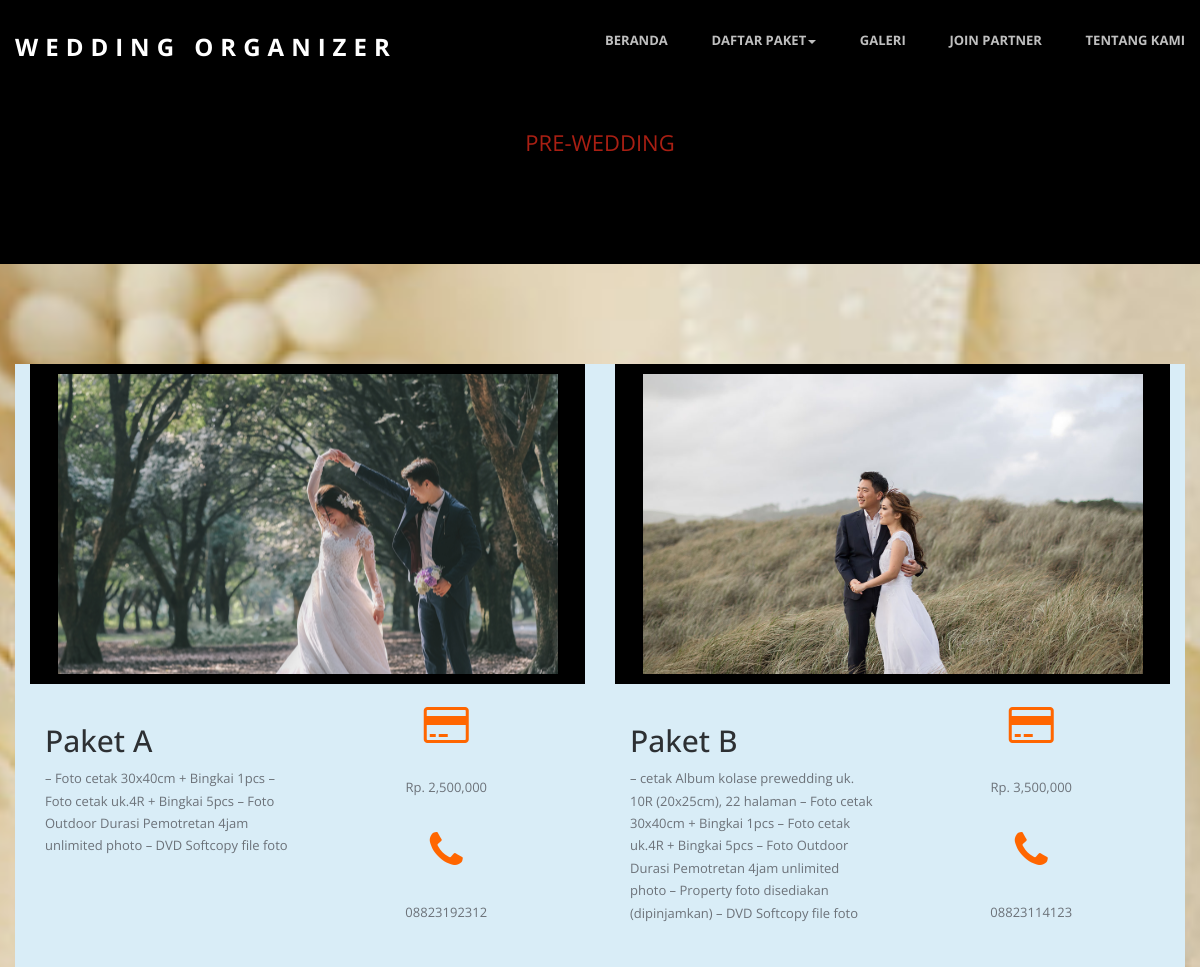
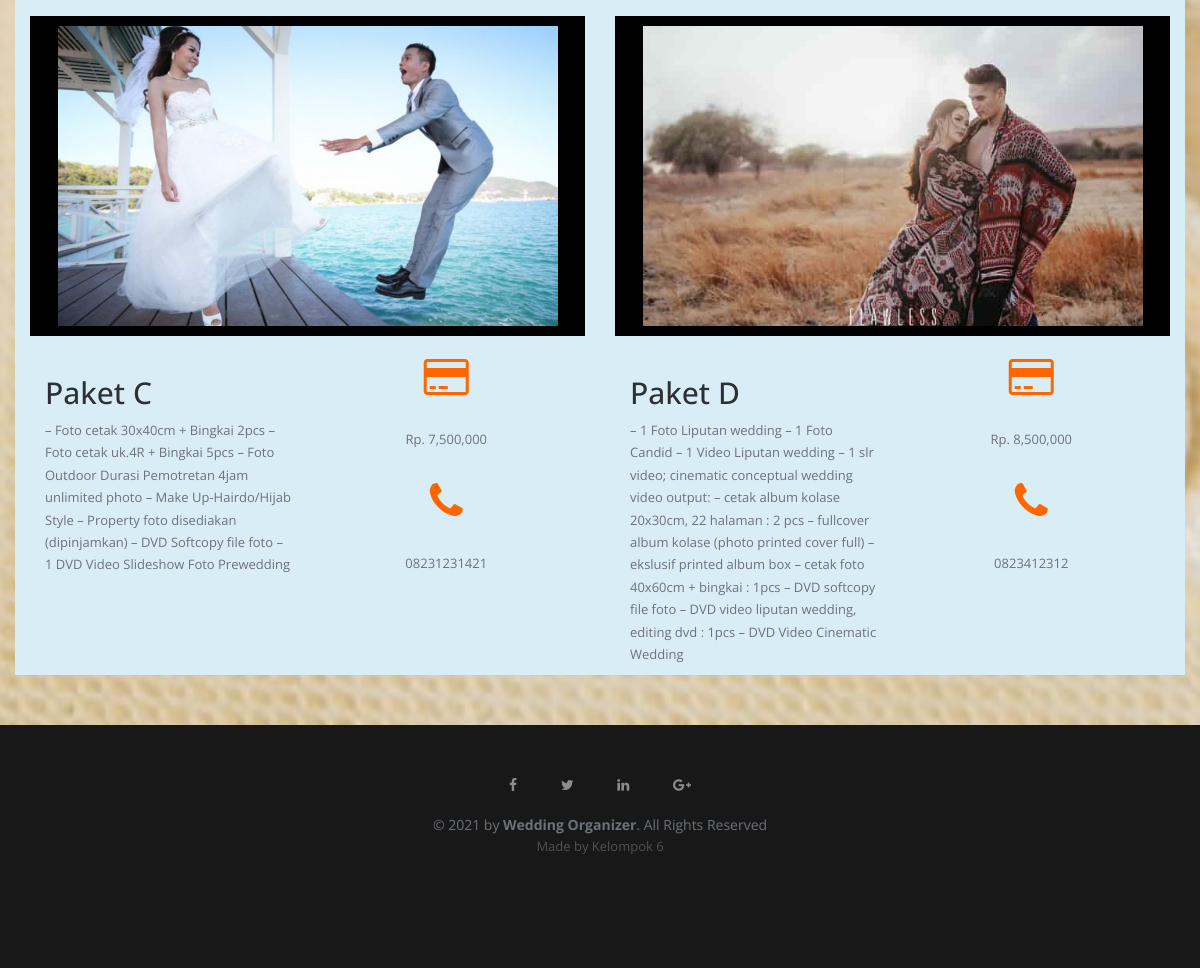
Screenshot of /wedding.php with the database file from the repository (2 pictures, top to bottom).
### tables this page shows
CREATE TABLE `wedding` (
  `id_wed` int(3) NOT NULL,
  `nama_wed` varchar(50) NOT NULL,
  `harga_wed` varchar(15) NOT NULL,
  `telp_wed` varchar(12) NOT NULL,
  `keterangan_wed` text NOT NULL,
  `foto_wed` text NOT NULL
);

### wedding.php (the view, shortened to what this page needs)
<?php
require_once "core/init.php";
require_once "view/header.php";
?>
<section id="intro" class="section intro">
	<div class="container">
		<div class="col-md-8 col-md-offset-2 text-center">
			<br>
			<h6>PRE-WEDDING</h6>
		</div>
	</div>
</section>
<section id="services" class="services service-section">
	<div class="container">
		<div class="row bg-info">
			<?php $ambil = mysqli_query($link, "SELECT * FROM wedding"); ?>
			<?php while ($perwedding = mysqli_fetch_assoc($ambil)) { ?>
				<div class="col-md-6">
					<section id="testimonials" class="section testimonials no-padding">
						<div class="container-fluid">
							<div class="row no-gutter">
								<div class="flexslider">
									<ul>
										<li>
											<img src="images/<?= $perwedding['foto_wed'] ?>">
										</li>
									</ul>
								</div>
							</div>
						</div>
					</section><br>
					<div class="col-md-6">
						<h2><?= $perwedding['nama_wed']; ?></h2>
						<p><?= $perwedding['keterangan_wed']; ?></p>
					</div>
					<div class="col-md-6 col-sm-6 services text-center">
						<span class="fa fa-credit-card fa-3x" style="color:#F60"></span>
						<div class="services-content">
							<p>Rp. <?= number_format($perwedding['harga_wed']); ?></p>
						</div><br>
						<span class="fa fa-phone fa-3x" style="color:#F60"></span>
						<div class="services-content">
							<p><?= $perwedding['telp_wed']; ?></p>
						</div>
					</div>
				</div>
			<?php } ?>
		</div>
	</div>
</section>
<?php require_once "view/footer.php" ?>

### css/flexslider.css (style rules this page uses)
.flexslider { margin: 10px; padding: 0px; }
.flexslider { position: relative; zoom: 1; }

### css/main.css (style rules this page uses)
p { font-size: 13px; line-height: 22.4px; color: #6c7279; }
h2 { 80% font-size: 40px; color: #2d3033; }
h6 { font-size: 22px; color: #A91F13; font-weight: 400; }
body { font-family: "Open Sans", Arial, sans-serif; font-weight: 400; color: #6c7279; }
ul, ol { margin: 0; padding: 0; }
ul li { list-style: none; }
.section { padding: 100px 0; }
.no-padding { padding: 0; }
.intro { background-color: #000; }
.service-section { padding-top: 100px; }
.services { margin-bottom: 50px; }
.services-content { padding: 0 15px; margin-top: 30px; }
.testimonials { background-color: #000; position: relative; text-align: center; }

### wedding.php (style rules this page uses)
img { width: 500px; height: 300px; object-fit: cover; }

### rows the page displays
wedding: foto_wed (picture), nama_wed "Paket A", keterangan_wed "– Foto cetak 30x40cm + Bingkai 1pcs – Foto cetak uk.4R + Bingkai 5pcs – Foto Outdoor Durasi Pemotretan 4jam unlimited photo – DVD Softcopy file foto", harga_wed "2,500,000", telp_wed "08823192312"
wedding: foto_wed (picture), nama_wed "Paket B", keterangan_wed "– cetak Album kolase prewedding uk. 10R (20x25cm), 22 halaman – Foto cetak 30x40cm + Bingkai 1pcs – Foto cetak uk.4R + Bingkai 5pcs – Foto Outdoor Durasi Pemotretan 4jam unlimited photo – Property foto disediakan (dipinjamkan) – DVD Softcopy file foto", harga_wed "3,500,000", telp_wed "08823114123"
wedding: foto_wed (picture), nama_wed "Paket C", keterangan_wed "– Foto cetak 30x40cm + Bingkai 2pcs – Foto cetak uk.4R + Bingkai 5pcs – Foto Outdoor Durasi Pemotretan 4jam unlimited photo – Make Up-Hairdo/Hijab Style – Property foto disediakan (dipinjamkan) – DVD Softcopy file foto – 1 DVD Video Slideshow Foto Prewedding", harga_wed "7,500,000", telp_wed "08231231421"
wedding: foto_wed (picture), nama_wed "Paket D", keterangan_wed "– 1 Foto Liputan wedding – 1 Foto Candid – 1 Video Liputan wedding – 1 slr video; cinematic conceptual wedding video output: – cetak album kolase 20x30cm, 22 halaman : 2 pcs – fullcover album kolase (photo printed cover full) – ekslusif printed album box – cetak foto 40x60cm + bingkai : 1pcs – DVD softcopy file foto – DVD video liputan wedding, editing dvd : 1pcs – DVD Video Cinematic Wedding", harga_wed "8,500,000", telp_wed "0823412312"
